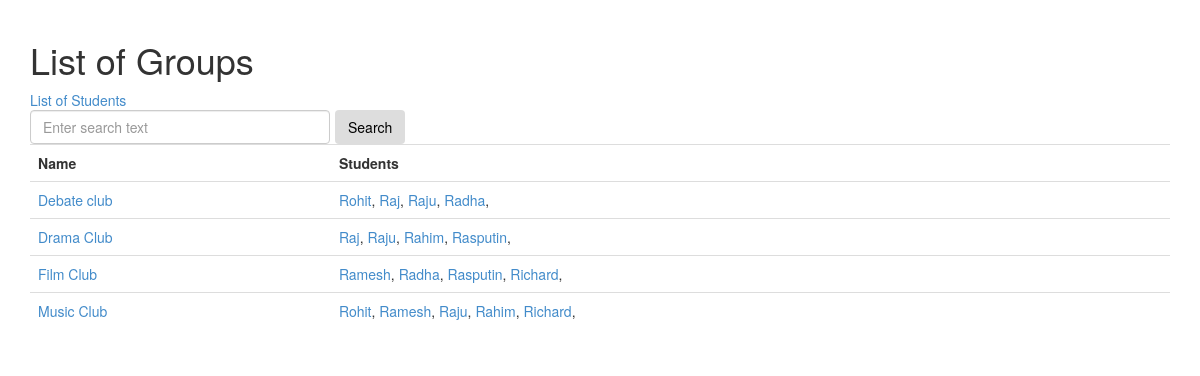
/students/groups/, run on the app's committed database.
### students/models.py (models this page shows, shortened)
class Group(models.Model):
    students = models.ManyToManyField(Student)
    name = models.CharField(max_length=200)

class Student(models.Model):
    name = models.CharField(max_length=200)
    date_of_birth = models.DateTimeField()
    student_class = models.IntegerField('Class')

### students/views.py (the view)
def groups(request):
    if request.method == 'POST':
        group_list = Group.objects.filter(name__startswith=request.POST['search']).order_by('id')[:50]
        context = {'group_list': group_list, 'search' :request.POST['search']}
    else:
        group_list = Group.objects.all().order_by('id')[:50]
        context = {'group_list': group_list}
    return render(request, 'students/groups.html', context)

### students/templates/students/groups.html (shortened to what this page needs)
{% load staticfiles %}
<link rel="stylesheet" type="text/css" href="{% static 'students/bootstrap.min.css' %}" />
<div class = 'container'>
<h1>List of Groups</h1>
<a href = '{% url 'students:index' %}'>List of Students</a>
 <form action="{% url 'students:groups' %}" method="post">
        <input type="text" name="search" id="search" placeholder="Enter search text" class = 'form-control' value = '{{ search }}'>
        <input class = 'btn' type="submit" value="Search" />
    </form>
{% if group_list %}
    <table class = 'table'>
        <tr>
            <th>Name</th>
            <th>Students</th>
        </tr>
        {% for group in group_list %}
        <tr>
            <td>
                <a href="{% url 'students:group_detail' group.id %}">{{ group.name }}</a>
            </td>
            <td>
                {% for stud in group.students.all %}
                <a href="{% url 'students:detail' stud.id %}">{{ stud.name }}</a>,
                {% endfor %}
            </td>
        </tr>
        {% endfor %}
    </table>
{% else %}
    <p>No group data available.</p>
{% endif %}
</div>

### students/templates/students/groups.html (style rules this page uses)
.container { margin: 20px; }
table { font-size: 14px; margin-top: 30px; }
#search { width: 300px; float:left; }
.btn { background-color: #dddddd; color:black; float :left; margin-left: 5px; }

### data on the page
Group: name "Debate club"
Student: name "Rohit"
Student: name "Raj"
Student: name "Raju"
Student: name "Radha"
Group: name "Drama Club"
Student: name "Rahim"
Student: name "Rasputin"
Group: name "Film Club"
Student: name "Ramesh"
Student: name "Richard"
Group: name "Music Club"
